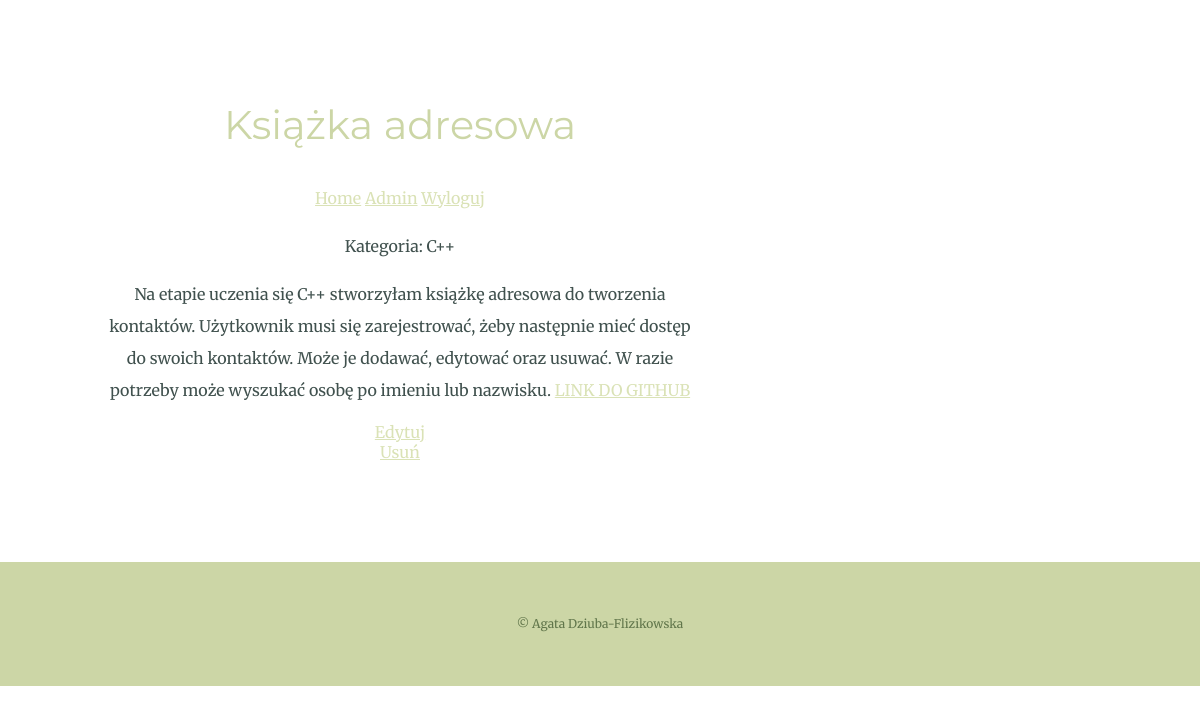
/admin/article.php?id=2 (signed in), run on the app's committed database.
### tables this page shows
CREATE TABLE `artykul` (
  `id` int(11) NOT NULL,
  `title` varchar(128) NOT NULL,
  `content` text NOT NULL,
  `published_at` date DEFAULT NULL
);

CREATE TABLE `category` (
  `id` int(11) NOT NULL,
  `name` varchar(128) NOT NULL
);

### classes/Article.php (called while the page is built, shortened)
<?php
class Article
{
    public static function getWithCategories($conn, $id, $only_published = false)
    {
        $sql = "SELECT artykul.*, category.name AS category_name
                FROM artykul
                LEFT JOIN article_category
                ON artykul.id = article_category.article_id
                LEFT JOIN category
                ON article_category.category_id = category.id
                WHERE artykul.id = :id";
        $stmt = $conn->prepare($sql);
        $stmt->bindValue(':id', $id, PDO::PARAM_INT);
        $stmt->execute();
        return $stmt->fetchAll(PDO::FETCH_ASSOC);
    }
}

### admin/article.php (the view, shortened to what this page needs)
<?php
$conn = require '../includes/db.php';
if (isset($_GET['id'])) {
    $article = Article::getWithCategories($conn, $_GET['id']);
} else {
    $article = null;
}
?>
<!DOCTYPE html>
<html lang="pl">
<head>
    <link rel="stylesheet" href="/CSS/styles.css">
</head>
<body>
    <main>
            <div class="article">
            <?php if ($article) : ?>
                   <article>
                        <h2><?= $article[0]['title']; ?></h2>
                        <?php require '../includes/navigation.php'; ?>
                        <?php if ($article[0]['category_name']) : ?>
                            <p>Kategoria:
                                <?php foreach ($article as $a) : ?>
                                    <?= $a['category_name']; ?>
                                <?php endforeach; ?>
                            </p>
                        <?php endif; ?>
                        <p><?= $article[0]['content']; ?></p>
                    </article>
                    <a href="edit_article.php?id=<?= $article[0]['id']; ?>">Edytuj</a>
                    <br>
                    <a class="delete" href="delete_article.php?id=<?= $article[0]['id']; ?>">Usuń</a>
                    <?php else : ?>
                    <p>Article not found.</p>
                    <?php endif; ?>
            </div>
    </main>
    <footer class="bottom_container">
        <p class="copyright">© Agata Dziuba-Flizikowska</p>
    </footer>
</body>

### CSS/styles.css (style rules this page uses)
body { color: #40514E; margin: 0px; text-align: center; font-family: 'Merriweather', serif; }
h2 { color: #CCD6A6; font-family: 'Montserrat', sans-serif; font-weight: normal; font-size: 2.5rem; }
a { color:#DAE2B6; }
p { line-height: 2; }
.bottom_container { background-color: #CCD6A6; padding: 50px 0 50px 0; }
.copyright { color: #61764B; font-size: 0.75rem; margin: 0; }
.article { margin: 100px; text-align: center; width: 50%; padding: 0; }

### data on the page
artykul: title "Książka adresowa", category.name "C++", content "Na etapie uczenia się C++ stworzyłam książkę adresowa do tworzenia kontaktów. Użytkownik musi się zarejestrować, żeby następnie mieć dostęp do swoich kontaktów. Może je dodawać, edytować oraz usuwać. W razie potrzeby może wyszukać osobę po imieniu lub nazwisku. LINK DO GITHUB"
